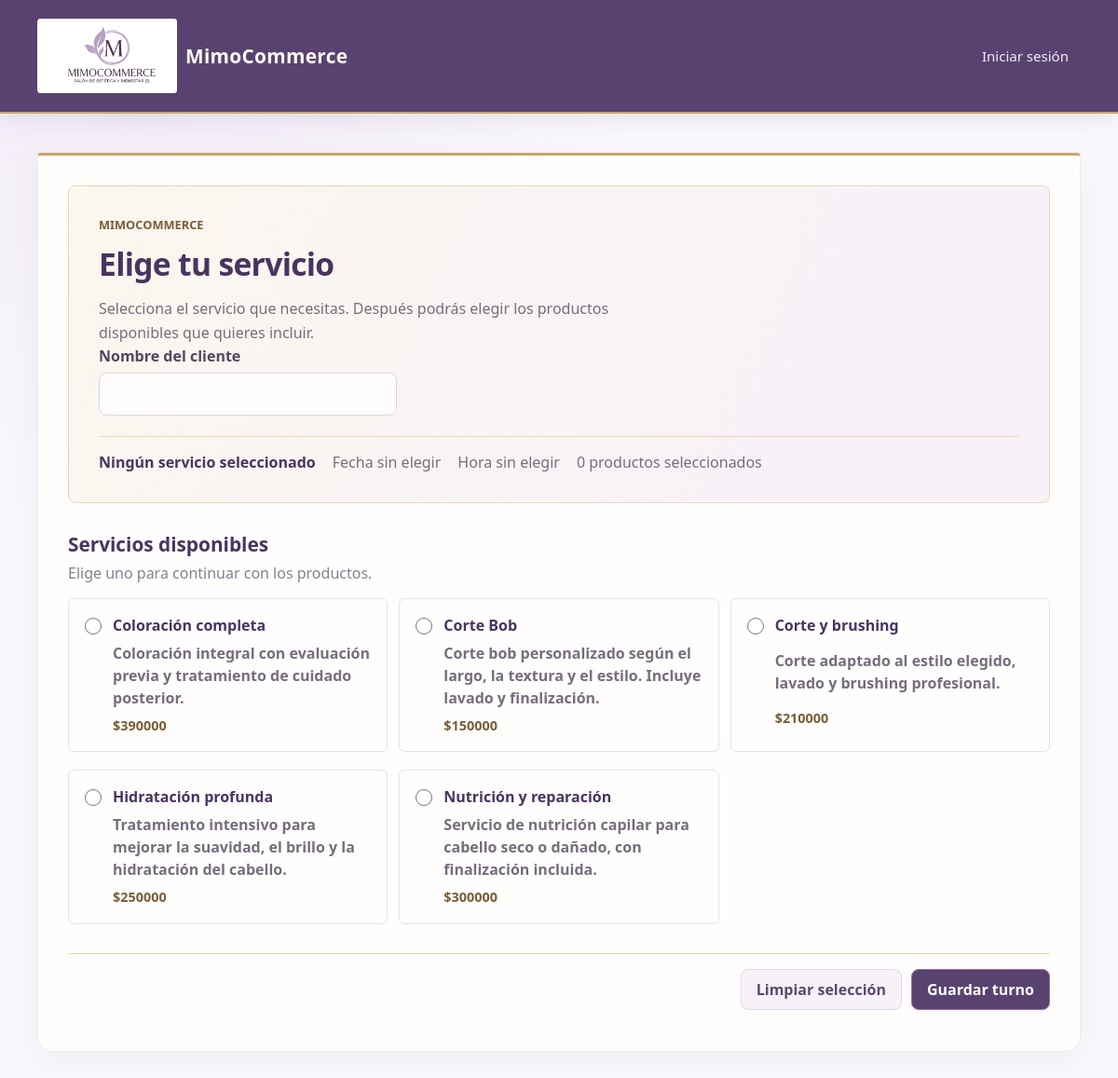
The app's page /usuario/ with its own data.
### apps/servicios/models.py (models this page shows, shortened)
class Servicio(models.Model):
    nombre = models.CharField(max_length=100)
    precio = models.IntegerField()
    descripcion = models.TextField()
    fecha = models.DateField()

### apps/usuario/views.py (the view, shortened to what this page needs)
# urls.py: path('', UsuarioView.as_view(), name='usuario'),
class UsuarioView(TemplateView):
    template_name = 'usuario/usuario.html'
    def get_context_data(self, **kwargs):
        context = super().get_context_data(**kwargs)
        context['productos'] = Producto.objects.filter(disponibilidad=True).order_by('nombre')
        context['servicios'] = Servicio.objects.order_by('nombre')
        context['today'] = timezone.localdate()
        context.setdefault('selected_service_id', self.request.GET.get('servicio', ''))
        context.setdefault(
            'selected_client_name',
            self.request.GET.get('cliente', self.request.user.get_full_name() if self.request.user.is_authenticated else ''),
        )
        context.setdefault('selected_date', self.request.GET.get('fecha', ''))
        context.setdefault('selected_time', self.request.GET.get('hora', ''))
        context.setdefault('selected_product_ids', self.request.GET.getlist('productos'))
        context['booking_saved'] = self.request.GET.get('guardado') == '1'
        return context

### apps/empresa/views.py (called while the page is built)
def empresa_encabezado(request):
    return {'empresa_encabezado': Empresa.objects.order_by('pk').first()}

### templates/usuario/usuario.html (shortened to what this page needs)
{% extends 'base/base.html' %}
{% load static %}
{% block contentido %}
<form method="post" novalidate>
<section class="shop-intro">
	<p class="shop-kicker">MimoCommerce</p>
	<h1>Elige tu servicio</h1>
	<p>Selecciona el servicio que necesitas. Después podrás elegir los productos disponibles que quieres incluir.</p>
	<div class="date-field">
		<label for="customer-name">Nombre del cliente</label>
		<input id="customer-name" name="nombre_cliente" type="text" maxlength="150" value="{{ selected_client_name }}" autocomplete="name" required>
	</div>
	<div class="selection-summary" id="seleccion" aria-live="polite">
		<strong id="selected-service">Ningún servicio seleccionado</strong>
		<span id="selected-date">Fecha sin elegir</span>
		<span id="selected-time">Hora sin elegir</span>
		<span id="selected-products">0 productos seleccionados</span>
	</div>
</section>
<section class="shop-section" id="servicios" aria-labelledby="services-heading">
	<h2 id="services-heading">Servicios disponibles</h2>
	<p>Elige uno para continuar con los productos.</p>
	<div class="shop-grid">
		{% for servicio in servicios %}
		<label class="selection-option">
			<input type="radio" name="servicio" value="{{ servicio.pk }}" data-service-name="{{ servicio.nombre }}"{% if selected_service_id == servicio.pk|stringformat:"s" %} checked{% endif %}>
			<span class="option-content">
				<strong>{{ servicio.nombre }}</strong>
				<span>{{ servicio.descripcion|default:"Consulta los detalles de este servicio."|linebreaksbr }}</span>
				<span class="option-meta"><span>${{ servicio.precio }}</span></span>
			</span>
		</label>
		{% empty %}
		<p class="shop-empty">Por ahora no hay servicios disponibles.</p>
		{% endfor %}
	</div>
</section>
<div class="form-actions selection-actions">
	<button class="button button-secondary" id="clear-selection" type="button" disabled>Limpiar selección</button>
	<button class="button" id="save-turn" type="submit">Guardar turno</button>
</div>
</form>
{% endblock contentido %}

### static/css/estilos.css (style rules this page uses)
:root { color-scheme: light; font-family: "Segoe UI", Arial, sans-serif; color: #3d3448; background: #faf8fc; font-synthesis: none; text-rendering: optimizeLegibility; --plum: #594270; --plum-deep: #49345f; --lavender: #f2edf6; --gold: #c5a76b; --gold-light: #e8d8b5; }
* { box-sizing: border-box; }
body { min-width: 320px; min-height: 100vh; margin: 0; background: radial-gradient(ellipse at 12% 0%, #f0eaf5 0, transparent 34rem), #faf8fc; }
h1 { margin: 0 0 22px; color: var(--plum-deep); font-size: 1.7rem; font-weight: 600; letter-spacing: -.02em; }
.button, button { display: inline-block; border: 1px solid #8b759c; border-radius: 8px; padding: 10px 16px; background: var(--plum); color: #fff; font: inherit; font-weight: 550; text-decoration: none; cursor: pointer; box-shadow: 0 2px 6px #49345f12; transition: background .18s ease, transform .18s ease, box-shadow .18s ease, border-color .18s ease; }
.button-secondary { border-color: #e2d8e8; background: #f6f2f8; color: #5d496d; box-shadow: none; }
form p { margin: 0 0 18px; }
label { display: block; margin-bottom: 7px; color: #54465f; font-weight: 550; }
input, select, textarea { width: 100%; max-width: 560px; padding: 11px 13px; border: 1px solid #ded6e2; border-radius: 8px; background: #fffefd; color: #3d3448; font: inherit; transition: border-color .18s ease, box-shadow .18s ease; }
.form-actions { display: flex; flex-wrap: wrap; align-items: center; gap: 10px; margin-top: 24px; }

### templates/usuario/usuario.html (style rules this page uses)
.shop-intro { padding: 32px; border: 1px solid #e8d8b5; border-radius: 8px; background: linear-gradient(115deg, #fbf7ee, #f8f2f8 72%); }
.shop-kicker { margin: 0 0 10px; color: #795e37; font-size: .8rem; font-weight: 650; text-transform: uppercase; }
.shop-intro h1 { margin-bottom: 12px; font-size: 2.1rem; }
.shop-intro > p:not(.shop-kicker) { max-width: 620px; margin: 0; color: #766d7c; line-height: 1.65; }
.selection-summary { display: flex; flex-wrap: wrap; align-items: center; gap: 10px 18px; margin-top: 22px; padding-top: 16px; border-top: 1px solid #e8d8b5; color: #49345f; }
.selection-summary span { color: #766d7c; }
.selection-actions { justify-content: flex-end; padding-top: 16px; border-top: 1px solid #e8d8b5; }
.shop-section { margin-top: 30px; scroll-margin-top: 24px; }
.shop-section h2 { margin: 0; color: #49345f; font-size: 1.3rem; }
.shop-section > p { margin: 6px 0 16px; color: #887f8f; }
.date-field { display: grid; max-width: 320px; gap: 7px; }
.date-field label { margin: 0; }
.shop-grid { display: grid; grid-template-columns: repeat(3, minmax(0, 1fr)); gap: 12px; }
.selection-option { display: flex; min-width: 0; gap: 12px; padding: 17px; border: 1px solid #e7e0e9; border-radius: 6px; background: #fffefd; cursor: pointer; transition: border-color .16s ease, background .16s ease; }
.selection-option input[type="radio"], .selection-option input[type="checkbox"] { width: 18px; height: 18px; max-width: 18px; flex: 0 0 18px; margin: 3px 0 0; padding: 0; border: 0; border-radius: 0; background: transparent; box-shadow: none; accent-color: #594270; }
.option-content { display: grid; min-width: 0; gap: 7px; }
.option-content strong { color: #49345f; }
.option-content > span { color: #766d7c; line-height: 1.5; overflow-wrap: anywhere; }
.option-meta { display: flex; flex-wrap: wrap; gap: 8px 14px; color: #795e37 !important; font-size: .9rem; font-weight: 600; }

### records on screen
Servicio: servicio "☐ Coloración completa Coloración", nombre "Coloración completa", descripcion "Coloración integral con evaluación previa y tratamiento de cuidado posterior.", precio "390000"
Servicio: servicio "☐ Corte Bob Corte bob personaliz", nombre "Corte Bob", descripcion "Corte bob personalizado según el largo, la textura y el estilo. Incluye lavado y finalización.", precio "150000"
Servicio: servicio "☐ Corte y brushing Corte adaptad", nombre "Corte y brushing", descripcion "Corte adaptado al estilo elegido, lavado y brushing profesional.", precio "210000"
Servicio: servicio "☐ Hidratación profunda Tratamien", nombre "Hidratación profunda", descripcion "Tratamiento intensivo para mejorar la suavidad, el brillo y la hidratación del cabello.", precio "250000"
Servicio: servicio "☐ Nutrición y reparación Servici", nombre "Nutrición y reparación", descripcion "Servicio de nutrición capilar para cabello seco o dañado, con finalización incluida.", precio "300000"
